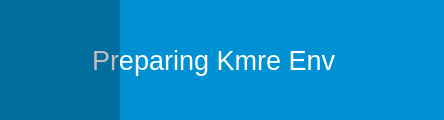
<?xml version="1.0" encoding="UTF-8"?>

<!-- 
 * Copyright (C) 2013 ~ 2021 KylinSoft Ltd.
 *
 * Authors:
 *  Kobe Lee    lixiang@kylinos.cn
 *
 * This program is free software; you can redistribute it and/or modify
 * it under the terms of the GNU General Public License as published by
 * the Free Software Foundation; version 3.
 *
 * This program is distributed in the hope that it will be useful,
 * but WITHOUT ANY WARRANTY; without even the implied warranty of
 * MERCHANTABILITY or FITNESS FOR A PARTICULAR PURPOSE.  See the
 * GNU General Public License for more details.
 *
 * You should have received a copy of the GNU General Public License
 * along with this program.  If not, see <http://www.gnu.org/licenses/>.
-->

<ui version="4.0">
 <class>Dialog</class>
 <widget class="QDialog" name="Dialog">
  <property name="geometry">
   <rect>
    <x>0</x>
    <y>0</y>
    <width>444</width>
    <height>120</height>
   </rect>
  </property>
  <property name="windowTitle">
   <string>Launch window of kmre</string>
  </property>
  <property name="styleSheet">
   <string notr="true">background-color: rgb(0, 145, 212);</string>
  </property>
  <widget class="QLabel" name="text_label">
   <property name="geometry">
    <rect>
     <x>92</x>
     <y>14</y>
     <width>342</width>
     <height>92</height>
    </rect>
   </property>
   <property name="sizePolicy">
    <sizepolicy hsizetype="Expanding" vsizetype="Preferred">
     <horstretch>0</horstretch>
     <verstretch>0</verstretch>
    </sizepolicy>
   </property>
   <property name="font">
    <font>
     <pointsize>20</pointsize>
    </font>
   </property>
   <property name="styleSheet">
    <string notr="true">QLabel {
	color: rgb(255, 255, 255);
        background-color: rgba(0,0,0,0);
     }</string>
   </property>
   <property name="text">
    <string>Preparing Kmre Env</string>
   </property>
  </widget>
  <widget class="QProgressBar" name="progressBar">
   <property name="geometry">
    <rect>
     <x>0</x>
     <y>0</y>
     <width>444</width>
     <height>120</height>
    </rect>
   </property>
   <property name="styleSheet">
    <string notr="true">QProgressBar {
        border: 0px solid grey;
        border-radius: 0px;
        text-align: center;
        background-color: rgba(0,0,0,0);
     }

     QProgressBar::chunk {
        background-color: rgba(0,0,0,25%);
        width: 20px;
        /*margin:0.5px*/
     }</string>
   </property>
   <property name="value">
    <number>24</number>
   </property>
   <property name="textVisible">
    <bool>false</bool>
   </property>
  </widget>
  <widget class="QLabel" name="logo_label">
   <property name="geometry">
    <rect>
     <x>20</x>
     <y>29</y>
     <width>64</width>
     <height>64</height>
    </rect>
   </property>
   <property name="styleSheet">
    <string notr="true">QLabel {
     background-color: rgba(0,0,0,0);
 }</string>
   </property>
   <property name="text">
    <string/>
   </property>
  </widget>
  <zorder>logo_label</zorder>
  <zorder>text_label</zorder>
  <zorder>progressBar</zorder>
 </widget>
 <layoutdefault spacing="6" margin="11"/>
 <resources/>
 <connections/>
</ui>
